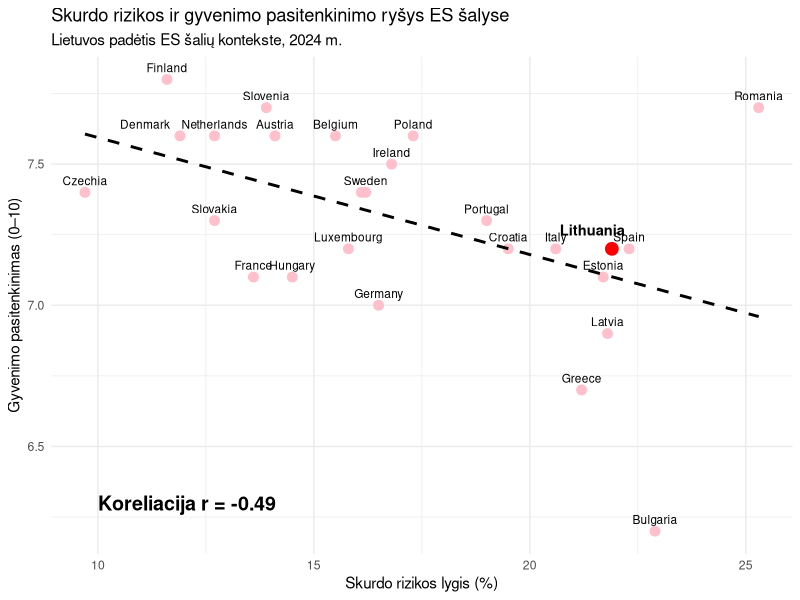
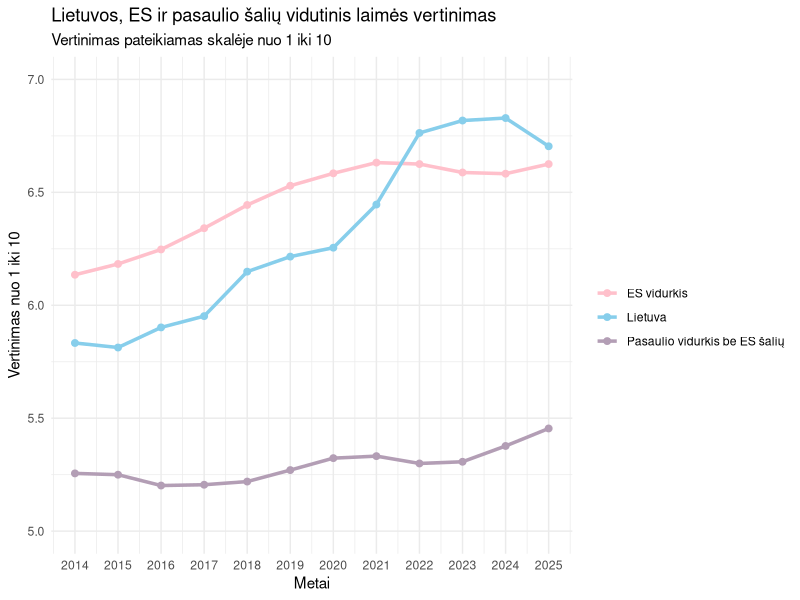

Write R code to recreate these figures, in order.
library(readr)
library(dplyr)
library(ggplot2)
library(readxl)

gyvenimo_pasitenkinimas <- read_excel(
  "ES gyvenimo pasitenkinimas 1 grafikas.xlsx", 
  sheet = "Sheet 1", 
  skip = 12
)

skurdo_rizika <- read_excel(
  "Skurdo rizika 1 grafikas.xlsx", 
  sheet = "Sheet 1", 
  skip = 12
)

names(gyvenimo_pasitenkinimas)[1] <- "Salis"
names(skurdo_rizika)[1] <- "Salis"

es_salys <- c(
  "Belgium", "Bulgaria", "Czechia", "Denmark", "Germany",
  "Estonia", "Ireland", "Greece", "Spain", "France",
  "Croatia", "Italy", "Cyprus", "Latvia", "Lithuania",
  "Luxembourg", "Hungary", "Malta", "Netherlands", "Austria",
  "Poland", "Portugal", "Romania", "Slovenia", "Slovakia",
  "Finland", "Sweden"
)

life <- gyvenimo_pasitenkinimas %>%
  select(Salis, `2024`) %>%
  filter(Salis %in% es_salys) %>%
  mutate(Gyvenimo_pasitenkinimas = as.numeric(`2024`)) %>%
  select(Salis, Gyvenimo_pasitenkinimas)

poverty <- skurdo_rizika %>%
  select(Salis, `17.3`) %>%
  filter(Salis %in% es_salys) %>%
  mutate(Skurdo_rizika = as.numeric(`17.3`)) %>%
  select(Salis, Skurdo_rizika)

duomenys_kor <- inner_join(life, poverty, by = "Salis") %>%
  filter(
    !is.na(Gyvenimo_pasitenkinimas),
    !is.na(Skurdo_rizika)
  ) %>%
  mutate(Grupe = ifelse(Salis == "Lithuania", "Lietuva", "Kitos ES šalys"))

r <- cor(
  duomenys_kor$Skurdo_rizika,
  duomenys_kor$Gyvenimo_pasitenkinimas,
  use = "complete.obs"
)

 ggplot(duomenys_kor, aes(x = Skurdo_rizika, y = Gyvenimo_pasitenkinimas)) +
      geom_point(
        data = duomenys_kor %>% filter(!Salis %in% c("Lithuania", "Malta")),
        color = "pink",
        size = 3
      ) +
      geom_point(
        data = duomenys_kor %>% filter(Salis == "Lithuania"),
        color = "red",
        size = 4
      ) +
      geom_smooth(
        method = "lm",
        se = FALSE,
        color = "black",
        linetype = "dashed",
        linewidth = 1
      ) +
      geom_text(
        data = duomenys_kor %>% filter(!Salis %in% c("Lithuania", "Malta", "Cyprus", "Denmark")),
        aes(label = Salis),
        vjust = -0.8,
        size = 3
      ) +
      geom_text(
        data = duomenys_kor %>% filter(Salis == "Lithuania"),
        aes(label = "Lithuania"),
        vjust = -1.2,
        hjust = 0.8,
        fontface = "bold",
        size = 3.7
      ) +
      geom_text(
        data = duomenys_kor %>% filter(Salis == "Denmark"),
        aes(label = "Denmark"),
        vjust = -0.8,
        hjust = 1.2,
        size = 3
      ) +
      annotate(
        "text",
        x = 10,
        y = 6.3,
        label = paste0("Koreliacija r = ", round(r, 2)),
        hjust = 0,
        size = 5,
        fontface = "bold"
      ) +
      labs(
        title = "Skurdo rizikos ir gyvenimo pasitenkinimo ryšys ES šalyse",
        subtitle = "Lietuvos padėtis ES šalių kontekste, 2024 m.",
        x = "Skurdo rizikos lygis (%)",
        y = "Gyvenimo pasitenkinimas (0–10)"
      ) +
      theme_minimal()

#2GRAFIKAS
library(readr)
duom <- read_csv("happiness-cantril-ladder.csv")

library(dplyr)
library(ggplot2)

duom <- duom %>%
  filter(Year >= 2013, Year <= 2025)

es_salys <- c(
  "Austria", "Belgium", "Bulgaria", "Croatia", "Cyprus", "Czechia",
  "Denmark", "Estonia", "Finland", "France", "Germany", "Greece",
  "Hungary", "Ireland", "Italy", "Latvia", "Lithuania", "Luxembourg",
  "Malta", "Netherlands", "Poland", "Portugal", "Romania", "Slovakia",
  "Slovenia", "Spain", "Sweden"
)

lietuva <- duom %>%
  filter(Entity == "Lithuania") %>%
  transmute(
    Year,
    Reiksme = `Self-reported life satisfaction`,
    Grupe = "Lietuva"
  )

es_vidurkis <- duom %>%
  filter(Entity %in% es_salys) %>%
  group_by(Year) %>%
  summarise(Reiksme = mean(`Self-reported life satisfaction`, na.rm = TRUE)) %>%
  mutate(Grupe = "ES vidurkis")

pasaulio_vidurkis <- duom %>%
  filter(!(Entity %in% es_salys)) %>%
  group_by(Year) %>%
  summarise(Reiksme = mean(`Self-reported life satisfaction`, na.rm = TRUE)) %>%
  mutate(Grupe = "Pasaulio vidurkis be ES šalių")

grafiko_duom <- bind_rows(lietuva, es_vidurkis, pasaulio_vidurkis)

ggplot(grafiko_duom, aes(x = Year, y = Reiksme, color = Grupe)) +
  geom_line(linewidth = 1.2) +
  geom_point(size = 2) +
  scale_x_continuous(breaks = 2013:2025) +
  scale_y_continuous(limits = c(5, 7)) +
  scale_color_manual(
    values = c(
      "Lietuva" = "skyblue",
      "ES vidurkis"        = "pink",
      "Pasaulio vidurkis be ES šalių"     = "#B39EB5"
    )
  ) +
  labs(
    title = "Lietuvos, ES ir pasaulio šalių vidutinis laimės vertinimas",
    subtitle = "Vertinimas pateikiamas skalėje nuo 1 iki 10",
    x = "Metai",
    y = "Vertinimas nuo 1 iki 10",
    color = ""
  ) +
  theme_minimal()
